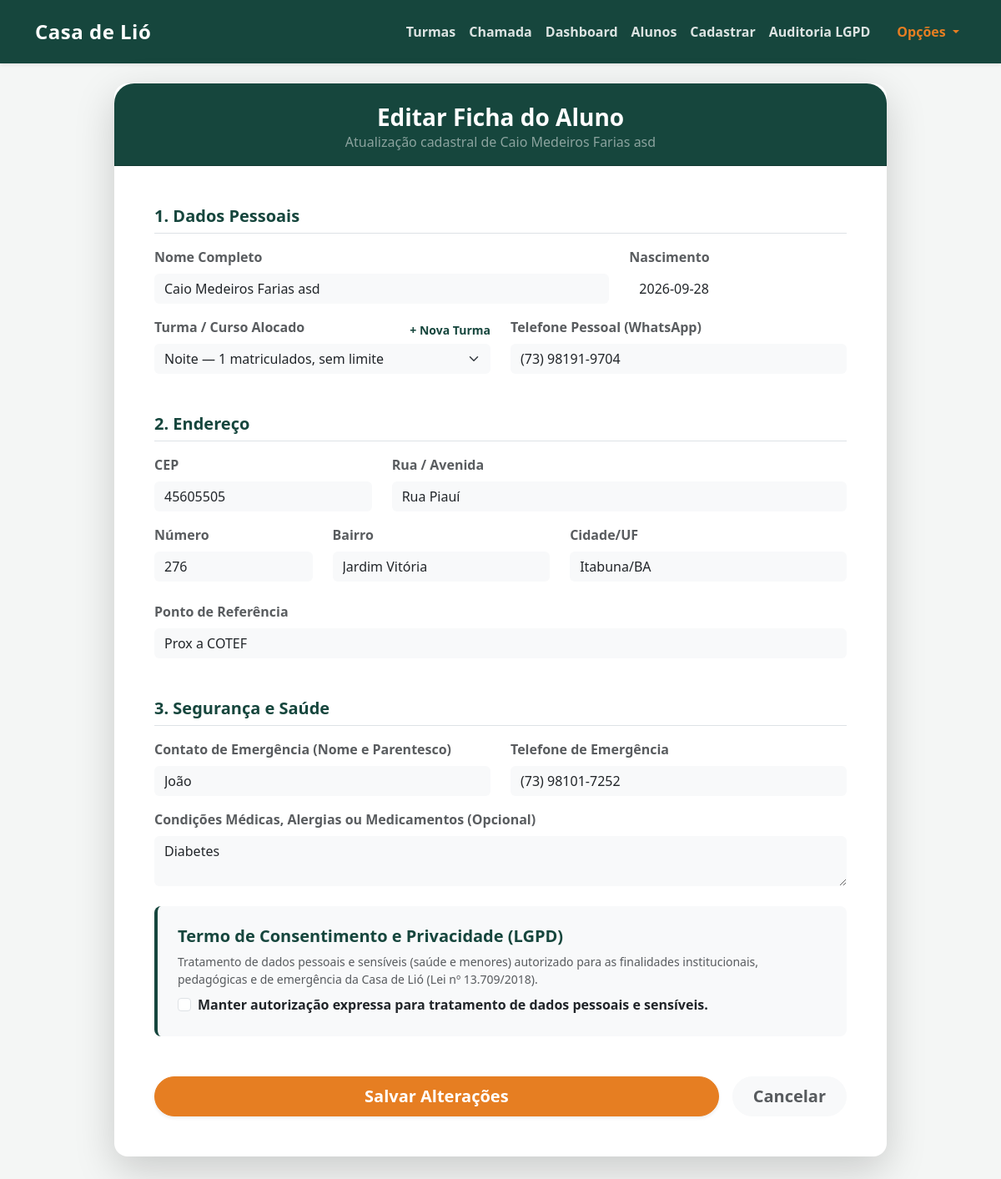
The page /alunos/editar/2 (signed in) on the database its author committed.
### tables this page shows
CREATE TABLE alunos (
        id INTEGER PRIMARY KEY AUTOINCREMENT,
        nome TEXT NOT NULL,
        turma TEXT NOT NULL,
        data_nascimento TEXT,
        telefone TEXT,
        cep TEXT,
        rua TEXT,
        numero TEXT,
        bairro TEXT,
        cidade TEXT,
        referencia TEXT,
        contato_emergencia TEXT,
        telefone_emergencia TEXT,
        condicao_medica TEXT,
        nome_responsavel TEXT,
        autorizacao_pais INTEGER
    , consentimento_lgpd INTEGER DEFAULT 0, data_consentimento TEXT);

CREATE TABLE turmas (
            id INTEGER PRIMARY KEY AUTOINCREMENT,
            nome TEXT UNIQUE NOT NULL,
            descricao TEXT
        , limite_alunos INTEGER);

### app.py (the view)
@app.get("/alunos/editar/{aluno_id}", response_class=HTMLResponse)
async def tela_editar_aluno(request: Request, aluno_id: int, erro: str = None):
    usuario = obter_usuario_atual(request)
    if not usuario or usuario['perfil'] != 'coordenacao':
        return RedirectResponse(url="/", status_code=303)
    conexao = pegar_conexao()
    aluno = conexao.execute('SELECT * FROM alunos WHERE id = ?', (aluno_id,)).fetchone()
    turmas_disponiveis = obter_turmas_para_matricula(conexao)
    conexao.close()
    if not aluno:
        return RedirectResponse(url="/alunos", status_code=303)
    return templates.TemplateResponse(
        request=request,
        name="editar_aluno.html",
        context={"aluno": aluno, "turmas_disponiveis": turmas_disponiveis, "erro": erro}
    )

### templates/editar_aluno.html (shortened to what this page needs)
{% extends 'base.html' %}
{% block conteudo %}
<link rel="stylesheet" href="https://cdn.jsdelivr.net/npm/flatpickr/dist/flatpickr.min.css">
<div class="row justify-content-center mb-5">
    <div class="col-md-10">
        <div class="card shadow-lg border-0" style="border-radius: 1.5rem;">
            <div class="card-header bg-primary text-white pt-4 pb-3" style="border-top-left-radius: 1.5rem; border-top-right-radius: 1.5rem;">
                <h3 class="text-center fw-bold mb-0">Editar Ficha do Aluno</h3>
                <p class="text-center text-white-50 mb-0">Atualização cadastral de {{ aluno['nome'] }}</p>
            </div>
            <div class="card-body p-4 p-md-5">
                <form action="/alunos/editar/{{ aluno['id'] }}" method="POST">
                    <h5 class="text-primary fw-bold mb-3 border-bottom pb-2">1. Dados Pessoais</h5>
                    <div class="row mb-3">
                        <div class="col-md-8 mb-3 mb-md-0">
                            <label class="form-label fw-semibold text-muted">Nome Completo</label>
                            <input type="text" name="nome" value="{{ aluno['nome'] }}" class="form-control bg-light border-0" required>
                        </div>
                        <div class="col-md-4">
                            <label class="form-label fw-semibold text-muted">Nascimento</label>
                            <input type="text" id="data_nascimento" name="data_nascimento" value="{{ aluno['data_nascimento'] or '' }}" class="form-control bg-light border-0 bg-white" placeholder="Selecione a data" required>
                        </div>
                    </div>
                    <div class="row mb-4">
                        <div class="col-md-6 mb-3 mb-md-0">
                            <div class="d-flex justify-content-between align-items-center">
                                <label class="form-label fw-semibold text-muted">Turma / Curso Alocado</label>
                                <a href="/turmas" class="small text-primary text-decoration-none fw-semibold">+ Nova Turma</a>
                            </div>
                            <select name="turma" class="form-select bg-light border-0" required>
                                {% for t in turmas_disponiveis %}
                                    <option value="{{ t['nome'] }}" {% if aluno['turma'] == t['nome'] %}selected{% endif %} {% if t['lotada'] and t['nome'] != aluno['turma'] %}disabled{% endif %}>
                                        {{ t['nome'] }} —
                                    </option>
                                {% endfor %}
                            </select>
                        </div>
                        <div class="col-md-6">
                            <label class="form-label fw-semibold text-muted">Telefone Pessoal (WhatsApp)</label>
                            <input type="tel" name="telefone" value="{{ aluno['telefone'] or '' }}" class="form-control bg-light border-0 mascara-telefone" placeholder="(73) 98191-7878" maxlength="15" required>
                        </div>
                    </div>
                    <h5 class="text-primary fw-bold mb-3 border-bottom pb-2 mt-5">2. Endereço</h5>
                    <div class="row mb-3">
                        <div class="col-md-4 mb-3 mb-md-0">
                            <label class="form-label fw-semibold text-muted">CEP</label>
                            <input type="text" id="cep" name="cep" value="{{ aluno['cep'] or '' }}" class="form-control bg-light border-0" placeholder="Apenas números">
                        </div>
                        <div class="col-md-8">
                            <label class="form-label fw-semibold text-muted">Rua / Avenida</label>
                            <input type="text" id="rua" name="rua" value="{{ aluno['rua'] or '' }}" class="form-control bg-light border-0" required>
                        </div>
                    </div>
                    <div class="row mb-4">
                        <div class="col-md-3 mb-3 mb-md-0">
                            <label class="form-label fw-semibold text-muted">Número</label>
                            <input type="text" name="numero" value="{{ aluno['numero'] or '' }}" class="form-control bg-light border-0" required>
                        </div>
                        <div class="col-md-4 mb-3 mb-md-0">
                            <label class="form-label fw-semibold text-muted">Bairro</label>
                            <input type="text" id="bairro" name="bairro" value="{{ aluno['bairro'] or '' }}" class="form-control bg-light border-0" required>
                        </div>
                        <div class="col-md-5">
                            <label class="form-label fw-semibold text-muted">Cidade/UF</label>
                            <input type="text" id="cidade" name="cidade" value="{{ aluno['cidade'] or '' }}" class="form-control bg-light border-0" required>
                        </div>
                    </div>
                    <div class="mb-4">
                        <label class="form-label fw-semibold text-muted">Ponto de Referência</label>
                        <input type="text" name="referencia" value="{{ aluno['referencia'] or '' }}" class="form-control bg-light border-0">
                    </div>
                    <h5 class="text-primary fw-bold mb-3 border-bottom pb-2 mt-5">3. Segurança e Saúde</h5>
                    <div class="row mb-3">
                        <div class="col-md-6 mb-3 mb-md-0">
                            <label class="form-label fw-semibold text-muted">Contato de Emergência (Nome e Parentesco)</label>
                            <input type="text" name="contato_emergencia" value="{{ aluno['contato_emergencia'] or '' }}" class="form-control bg-light border-0" required>
                        </div>
                        <div class="col-md-6">
                            <label class="form-label fw-semibold text-muted">Telefone de Emergência</label>
                            <input type="tel" name="telefone_emergencia" value="{{ aluno['telefone_emergencia'] or '' }}" class="form-control bg-light border-0 mascara-telefone" placeholder="(73) 98191-7878" maxlength="15" required>
                        </div>
                    </div>
                    <div class="mb-4">
                        <label class="form-label fw-semibold text-muted">Condições Médicas, Alergias ou Medicamentos (Opcional)</label>
                        <textarea name="condicao_medica" class="form-control bg-light border-0" rows="2" placeholder="Ex: Hipertensão, alergia a dipirona...">{{ aluno['condicao_medica'] or '' }}</textarea>
                    </div>
                    <div class="p-4 bg-light rounded-3 mb-4 border-start border-primary border-4 mt-4">
                        <h5 class="text-primary fw-bold mb-2"> Termo de Consentimento e Privacidade (LGPD)</h5>
                        <p class="text-muted small mb-2">
                            Tratamento de dados pessoais e sensíveis (saúde e menores) autorizado para as finalidades institucionais, pedagógicas e de emergência da Casa de Lió (Lei nº 13.709/2018).
                        </p>
                        <div class="form-check">
                            <input class="form-check-input" type="checkbox" id="consentimento_lgpd" name="consentimento_lgpd" {% if aluno['consentimento_lgpd'] %}checked{% endif %}>
                            <label class="form-check-label fw-semibold text-dark" for="consentimento_lgpd">
                                Manter autorização expressa para tratamento de dados pessoais e sensíveis.
                            </label>
                        </div>
                    </div>
                    <div class="d-flex gap-3 mt-5">
                        <button type="submit" class="btn btn-warning btn-lg rounded-pill fw-bold text-white shadow-sm flex-grow-1">
                            Salvar Alterações
                        </button>
                        <a href="/alunos" class="btn btn-light btn-lg rounded-pill fw-bold text-muted px-4">
                            Cancelar
                        </a>
                    </div>
                </form>
            </div>
        </div>
    </div>
</div>
{% endblock %}

### templates/base.html (style rules this page uses)
:root { --verde-adra: #16463d; --laranja-adra: #e67e22; --fundo-cinza: #f4f6f5; }
body { background-color: var(--fundo-cinza) !important; font-family: 'Segoe UI', Tahoma, Geneva, Verdana, sans-serif; }
.text-primary { color: var(--verde-adra) !important; }
.bg-primary { background-color: var(--verde-adra) !important; }
.border-primary { border-color: var(--verde-adra) !important; }
.btn-warning { background-color: var(--laranja-adra) !important; border-color: var(--laranja-adra) !important; color: white !important; }
.card { border-radius: 1rem !important; border: none; transition: transform 0.2s ease-in-out; }

### rows shown on the page
alunos: nome "Caio Medeiros Farias asd", data_nascimento "2026-09-28", turma "Noite — 1 matriculados, sem limite", telefone "(73) 98191-9704", cep "45605505", rua "Rua Piauí", numero "276", bairro "Jardim Vitória", cidade "Itabuna/BA", referencia "Prox a COTEF", contato_emergencia "João", telefone_emergencia "(73) 98101-7252", condicao_medica "Diabetes"
